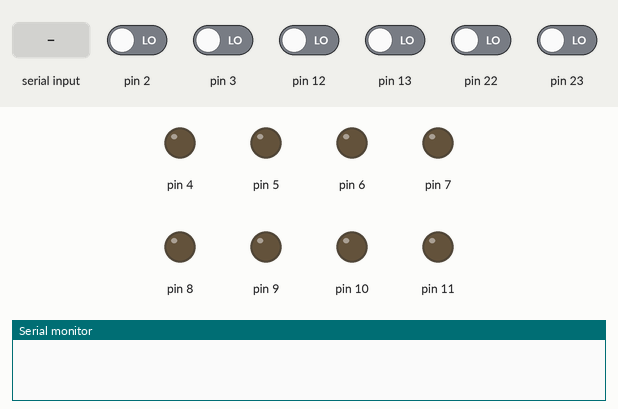
This sketch was run on a simulated Arduino Uno, built with avr-gcc and run on an emulated ATmega328P. Parts: output pins drawn as LEDs (lit = HIGH), the last lines printed to the serial monitor. Inputs (shaded band) come from the test bench; at power-on: pin 2, pin 3, pin 12, pin 13, pin 22, pin 23 LOW.

Above: at 1.2 s.
1.3 s: "FW\n" received over Serial
At 1.51 s:
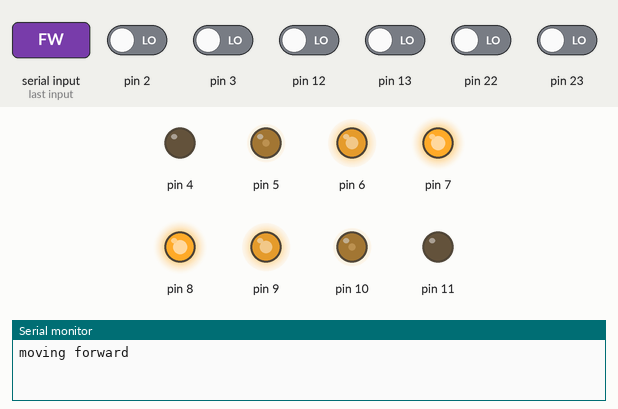
4.3 s: "BW\n" received over Serial
At 4.93 s:
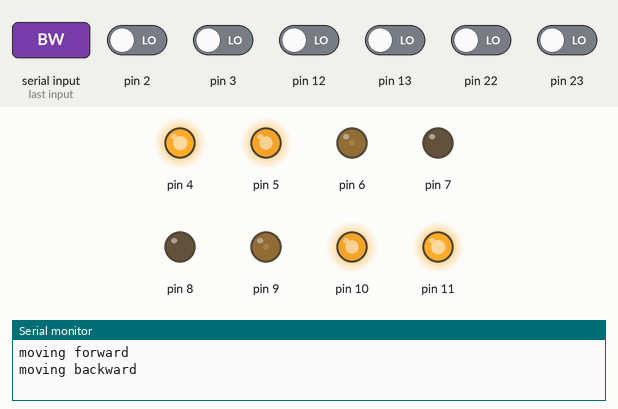
7.3 s: "L\n" received over Serial
At 7.51 s:
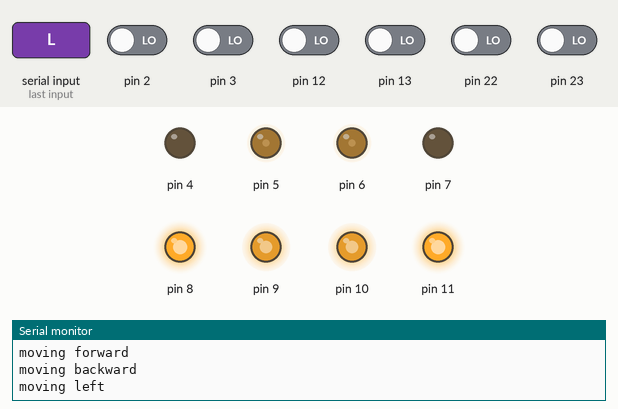
10.3 s: "R\n" received over Serial
At 10.93 s:
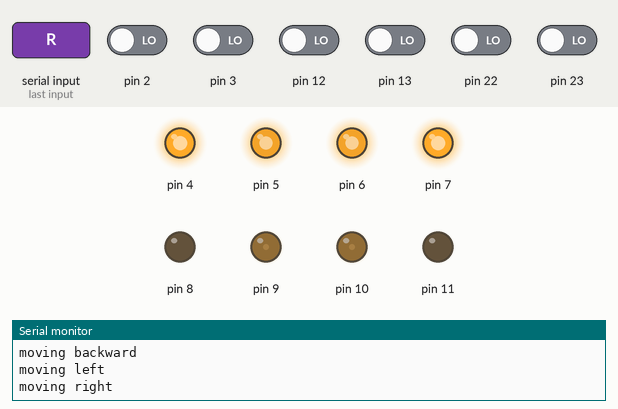
13.3 s: "FL\n" received over Serial
At 13.51 s:
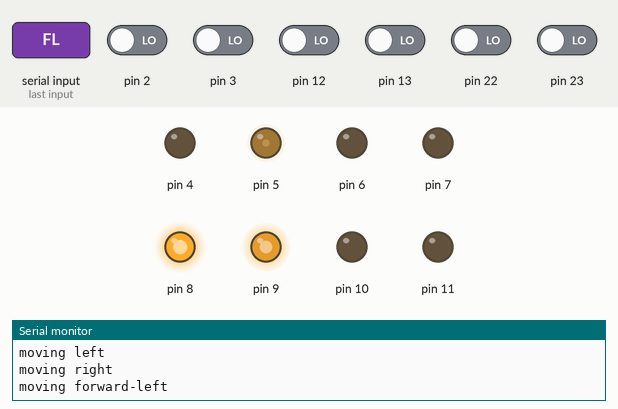
16.3 s: "FR\n" received over Serial
At 16.51 s:
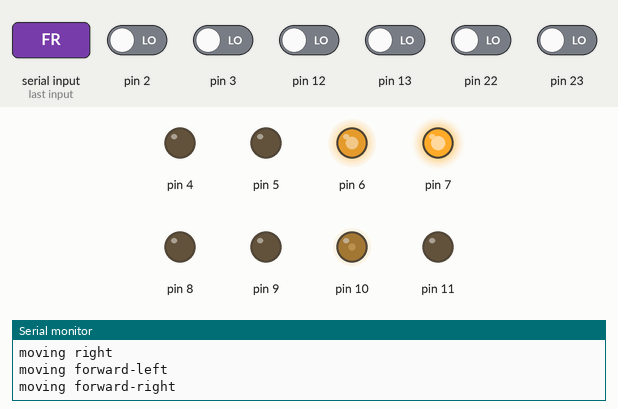
Timing chart, 0 to 23.7 s (numbered marks = the images above; inputs shaded):
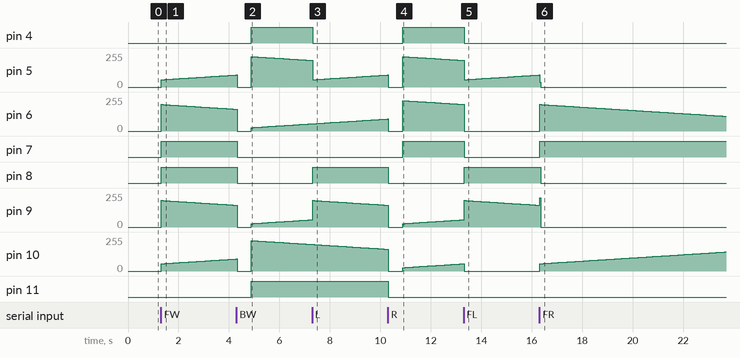

Measured:
- after the input at 1.3 s, pin 5, pin 10: moves from 0/255 to 91/255 over 3.0 s, starting at once; pin 7, pin 8: LOW → HIGH at once
- after the input at 4.3 s, pin 4, pin 11: LOW → HIGH after 0.59 s; pin 7, pin 8: HIGH → LOW at once
- after the input at 7.3 s, pin 4: HIGH → LOW at once; pin 8: LOW → HIGH at once
- after the input at 10.3 s, pin 4, pin 7: LOW → HIGH after 0.59 s; pin 8, pin 11: HIGH → LOW at once
- after the input at 13.3 s, pin 4, pin 7: HIGH → LOW at once; pin 8: LOW → HIGH at once
- after the input at 16.3 s, pin 7: LOW → HIGH at once; pin 8: HIGH → LOW after 0.05 s; pin 10: moves from 0/255 to 143/255 over 7.3 s, starting at once

The sketch:

MecanumControl.ino
```cpp
#define MAX_SPEED 70    // max speed in ticks per second
#define DEFAULT_SPEED 30
#define MIN_DUTY 25     // minimal duty cicle for speed
#define ACCEL 1         // acceleration

// PID
#define PID_P 1.0
#define PID_I 0.4
#define PID_D 0.01

// encoder pins
#define OPTO_FL 2  // Front Left
#define OPTO_FR 3  // Front Right
#define OPTO_BL 12  // Back Left
#define OPTO_BR 13  // Back Right

// motor driver pins
// front right motor
#define MOTOR1_A 4
#define MOTOR1_B 5  // pwm
// front left motor
#define MOTOR2_A 7
#define MOTOR2_B 6  // pwm
// back right motor
#define MOTOR3_A 11
#define MOTOR3_B 10  // pwm
// back left motor
#define MOTOR4_A 8
#define MOTOR4_B 9  // pwm

//// motor driver pins
//// front right motor
//#define MOTOR1_A 2
//#define MOTOR1_B 3  // pwm
//// front left motor
//#define MOTOR2_A 4
//#define MOTOR2_B 5  // pwm
//// back right motor
//#define MOTOR3_A 7
//#define MOTOR3_B 6  // pwm
//// back left motor
//#define MOTOR4_A 8
//#define MOTOR4_B 9  // pwm

#include <AccelMotor.h>
AccelMotor motorFL(DRIVER2WIRE, MOTOR2_A, MOTOR2_B, HIGH);
AccelMotor motorBL(DRIVER2WIRE, MOTOR4_A, MOTOR4_B, HIGH);
AccelMotor motorFR(DRIVER2WIRE, MOTOR1_A, MOTOR1_B, HIGH);
AccelMotor motorBR(DRIVER2WIRE, MOTOR3_A, MOTOR3_B, HIGH);

#include "encoder.h"  // mini-class for simple encoder without direction detection
encCounter encFL(OPTO_FL);
encCounter encFR(OPTO_FR);
encCounter encBL(OPTO_BL);
encCounter encBR(OPTO_BR);

//#define MOTOR_TEST

void setup() {

  Serial.begin(115200); // Übertragungsgeschwindigkeit 115200 Baud

  attachPCINT(OPTO_FL);
  attachPCINT(OPTO_FR);
  attachPCINT(OPTO_BL);
  attachPCINT(OPTO_BR);

//  // pins D3 and D11 - 980 Hz
//  TCCR2B = 0b00000100;  // x64
//  TCCR2A = 0b00000011;  // fast pwm
//
//  // pins D9 and D10 - 976 Hz
//  TCCR1A = 0b00000001;  // 8bit
//  TCCR1B = 0b00001011;  // x64 fast pwm
//
//  TCCR1B=TCCR1B&0xf8|0x01; // Pin9,Pin10 PWM 31250Hz
//  TCCR2B=TCCR2B&0xf8|0x01; // Pin3,Pin11 PWM 31250Hz

  motorFR.setMinDuty(MIN_DUTY);
  motorBR.setMinDuty(MIN_DUTY);
  motorFL.setMinDuty(MIN_DUTY);
  motorBL.setMinDuty(MIN_DUTY);

  // FORWARD, BACKWARD, AUTO, STOP, BRAKE
  motorFR.setMode(AUTO);
  motorBR.setMode(AUTO);
  motorFL.setMode(AUTO);
  motorBL.setMode(AUTO);

  // motor controll mode PID_SPEED
  motorFR.setRunMode(PID_SPEED);
  motorBR.setRunMode(PID_SPEED);
  motorFL.setRunMode(PID_SPEED);
  motorBL.setRunMode(PID_SPEED);

  // reverse motor direction
  motorFL.setDirection(REVERSE);
  motorBL.setDirection(REVERSE);

  // PID
  motorFR.kp = PID_P;
  motorFL.kp = PID_P;
  motorBR.kp = PID_P;
  motorBL.kp = PID_P;

  motorFR.ki = PID_I;
  motorFL.ki = PID_I;
  motorBR.ki = PID_I;
  motorBL.ki = PID_I;

  motorFR.kd = PID_D;
  motorFL.kd = PID_D;
  motorBR.kd = PID_D;
  motorBL.kd = PID_D;

  // integration period
  motorFR.setDt(30);
  motorBR.setDt(30);
  motorFL.setDt(30);
  motorBL.setDt(30);

    // motor test
#ifdef MOTOR_TEST
  Serial.println("front left");
  motorFL.setSpeed(30);
  delay(2000);
  motorFL.setSpeed(0);
  delay(1000);
  Serial.println("front right");
  motorFR.setSpeed(30);
  delay(2000);
  motorFR.setSpeed(0);
  delay(1000);
  Serial.println("back left");
  motorBL.setSpeed(30);
  delay(2000);
  motorBL.setSpeed(0);
  delay(1000);
  Serial.println("back right");
  motorBR.setSpeed(30);
  delay(2000);
  motorBR.setSpeed(0);
#endif
}

bool currentMode = false; // false -> speed, true -> position

void moveDirection(int _speed = 25, String dir = "ST"){
  if(dir.equals("ST")){       // stop
    motorFL.setTargetSpeed(0);
    motorFR.setTargetSpeed(0);
    motorBL.setTargetSpeed(0);
    motorBR.setTargetSpeed(0);
    Serial.println("stop moving");
  }
  else if(dir.equals("FW")){  // forward
    motorFL.setTargetSpeed(_speed);
    motorFR.setTargetSpeed(_speed);
    motorBL.setTargetSpeed(_speed);
    motorBR.setTargetSpeed(_speed);
    Serial.println("moving forward");
  }
  else if(dir.equals("BW")){  // backward
    motorFL.setTargetSpeed(-_speed);
    motorFR.setTargetSpeed(-_speed);
    motorBL.setTargetSpeed(-_speed);
    motorBR.setTargetSpeed(-_speed);
    Serial.println("moving backward");
  }
  else if(dir.equals("L")){   // left
    motorFL.setTargetSpeed(-_speed);
    motorFR.setTargetSpeed(_speed);
    motorBL.setTargetSpeed(_speed);
    motorBR.setTargetSpeed(-_speed);
    Serial.println("moving left");
  }
  else if(dir.equals("R")){   // right
    motorFL.setTargetSpeed(_speed);
    motorFR.setTargetSpeed(-_speed);
    motorBL.setTargetSpeed(-_speed);
    motorBR.setTargetSpeed(_speed);
    Serial.println("moving right");
  }
  else if(dir.equals("FL")){  // forward-left
    motorFL.setTargetSpeed(0);
    motorFR.setTargetSpeed(_speed);
    motorBL.setTargetSpeed(_speed);
    motorBR.setTargetSpeed(0);
    Serial.println("moving forward-left");
  }
  else if(dir.equals("FR")){  // forward-right
    motorFL.setTargetSpeed(_speed);
    motorFR.setTargetSpeed(0);
    motorBL.setTargetSpeed(0);
    motorBR.setTargetSpeed(_speed);
    Serial.println("moving forward-right");
  }
  else if(dir.equals("BL")){  // backward-left
    motorFL.setTargetSpeed(-_speed);
    motorFR.setTargetSpeed(0);
    motorBL.setTargetSpeed(0);
    motorBR.setTargetSpeed(-_speed);
    Serial.println("moving backward-left");
  }
  else if(dir.equals("BR")){  // backward-right
    motorFL.setTargetSpeed(0);
    motorFR.setTargetSpeed(-_speed);
    motorBL.setTargetSpeed(-_speed);
    motorBR.setTargetSpeed(0);
    Serial.println("moving backward-right");
  }
  else if(dir.equals("RL")){  // rotate left
    motorFL.setTargetSpeed(-_speed);
    motorFR.setTargetSpeed(_speed);
    motorBL.setTargetSpeed(-_speed);
    motorBR.setTargetSpeed(_speed);
    Serial.println("rotating left");
  }
  else if(dir.equals("RR")){  // rotate right
    motorFL.setTargetSpeed(_speed);
    motorFR.setTargetSpeed(-_speed);
    motorBL.setTargetSpeed(_speed);
    motorBR.setTargetSpeed(-_speed);
    Serial.println("rotating right");
  }
  else{                       // unknown command -> stop
    motorFL.setTargetSpeed(0);
    motorFR.setTargetSpeed(0);
    motorBL.setTargetSpeed(0);
    motorBR.setTargetSpeed(0);
    Serial.println("unknown command: stop moving");
  }
}

void updateMotors(){
  motorFR.tick(encFR.update(motorFR.getState()));
  motorBR.tick(encBR.update(motorBR.getState()));
  motorFL.tick(encFL.update(motorFL.getState()));
  motorBL.tick(encBL.update(motorBL.getState()));
}

String inputString = "";

void loop() {

  while(Serial.available() > 0){
    char inChar = (char)Serial.read();
    if(inChar != '\n'){
      inputString += inChar;
    }

    else
    {
      moveDirection(DEFAULT_SPEED, inputString);
      inputString = "";
    }
  }
  updateMotors();
}

// vector PCint
ISR(PCINT0_vect) {  // pins 8-13
  encBR.update(motorBR.getState());
  encBL.update(motorBL.getState());
}
ISR(PCINT2_vect) {  // pins 0-7
  encFR.update(motorFR.getState());
  encFL.update(motorFL.getState());
}

// setup PCINT
uint8_t attachPCINT(uint8_t pin) {
  if (pin < 8) {            // D0-D7 (PCINT2)
    PCICR |= (1 << PCIE2);
    PCMSK2 |= (1 << pin);
    return 2;
  } else if (pin > 13) {    //A0-A5 (PCINT1)
    PCICR |= (1 << PCIE1);
    PCMSK1 |= (1 << pin - 14);
    return 1;
  } else {                  // D8-D13 (PCINT0)
    PCICR |= (1 << PCIE0);
    PCMSK0 |= (1 << pin - 8);
    return 0;
  }
}
```

encoder.h
```cpp
class encCounter {
  public:
    encCounter(byte pin) {
      _pin = pin;
    }
    long update(int direction) {
      bool curState = pinRead(_pin);
      if (_lastState != curState) {
        _lastState = curState;
        if (curState) {
          _counter += direction;
        }
      }
      return _counter;
    }

  private:
    long _counter = 0;
    byte _pin;
    bool _lastState = 0;
    // fast digitalRead for atmega328
    bool pinRead(uint8_t pin) {
      if (pin < 8) {
        return bitRead(PIND, pin);
      } else if (pin < 14) {
        return bitRead(PINB, pin - 8);
      } else if (pin < 20) {
        return bitRead(PINC, pin - 14);
      }
    }
};
```
